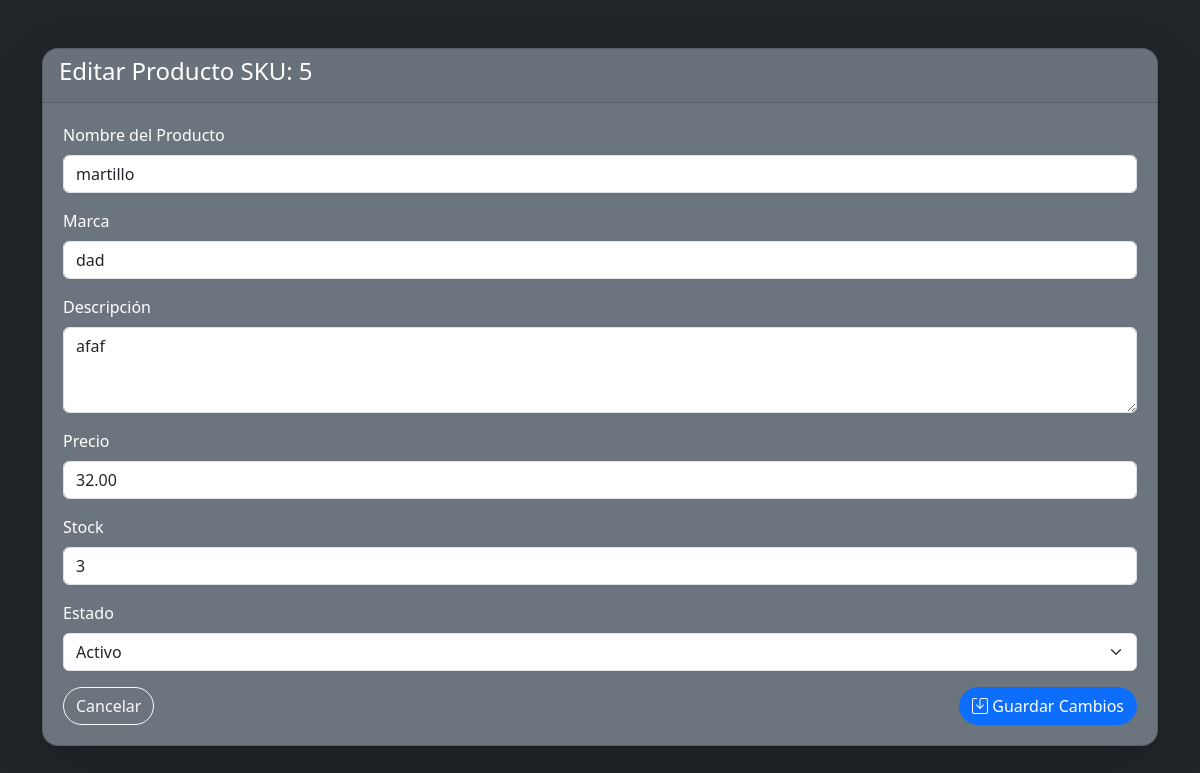
The app's page /productos/editar/5/ with its own data.
### core/models.py (models this page shows, shortened)
class Producto(models.Model):
    sku = models.AutoField(primary_key=True)  # ID autoincremental
    nombre_producto = models.CharField(max_length=100)
    marca = models.CharField(max_length=100)
    descripcion = models.CharField(max_length=255, blank=True, null=True)
    precio = models.DecimalField(max_digits=10, decimal_places=2)
    stock = models.PositiveIntegerField()
    estado_producto = models.CharField(max_length=10)

### core/views.py (the view)
# urls.py: path('productos/editar/<int:sku>/', views.editar_producto, name='producto_editar'),
def editar_producto(request, sku):
    producto = get_object_or_404(Producto, sku=sku)
    if request.method == 'POST':
        form = ProductoForm(request.POST, instance=producto)
        if form.is_valid():
            form.save()
            return redirect('inventario')
    else:
        form = ProductoForm(instance=producto)
    return render(request, 'core/bodeguero/editar_p.html', {'form': form, 'producto': producto})

### core/forms.py
class ProductoForm(forms.ModelForm):
    class Meta:
        model = Producto
        fields = ['nombre_producto', 'marca', 'descripcion', 'precio', 'stock', 'estado_producto']
        widgets = {
            'nombre_producto': forms.TextInput(attrs={'class': 'form-control'}),
            'marca': forms.TextInput(attrs={'class': 'form-control'}),
            'descripcion': forms.Textarea(attrs={'class': 'form-control', 'rows': 3}),
            'precio': forms.NumberInput(attrs={'class': 'form-control'}),
            'stock': forms.NumberInput(attrs={'class': 'form-control'}),
            'estado_producto': forms.TextInput(attrs={'class': 'form-control'}),
        }

### core/templates/core/bodeguero/editar_p.html (shortened to what this page needs)
<!DOCTYPE html>
<html lang="es">
{% load static %}
<head>
    <link href="https://cdn.jsdelivr.net/npm/bootstrap@5.3.0/dist/css/bootstrap.min.css" rel="stylesheet">
    <link href="https://cdn.jsdelivr.net/npm/bootstrap-icons@1.10.5/font/bootstrap-icons.css" rel="stylesheet">
    <link rel="stylesheet" href="{% static 'core/css/admini.css' %}">
</head>
<body class="bg-dark text-white">
<div class="container mt-5">
    <div class="card bg-secondary text-white shadow-lg rounded-4">
        <div class="card-header">
            <h4>Editar Producto {% if producto.sku %}SKU: {{ producto.sku }}{% endif %}</h4>
        </div>
        <div class="card-body">
            <form method="post">
                <div class="mb-3">
                    <label class="form-label">Nombre del Producto</label>
                    <input type="text"
                           name="nombre_producto"
                           class="form-control"
                           required
                           value="{{ producto.nombre_producto }}">
                </div>
                <div class="mb-3">
                    <label class="form-label">Marca</label>
                    <input type="text"
                           name="marca"
                           class="form-control"
                           required
                           value="{{ producto.marca }}">
                </div>
                <div class="mb-3">
                    <label class="form-label">Descripción</label>
                    <textarea name="descripcion"
                              class="form-control"
                              rows="3"
                              required>{{ producto.descripcion }}</textarea>
                </div>
                <div class="mb-3">
                    <label class="form-label">Precio</label>
                    <input type="number"
                           step="0.01"
                           name="precio"
                           class="form-control"
                           required
                           value="{{ producto.precio }}">
                </div>
                <div class="mb-3">
                    <label class="form-label">Stock</label>
                    <input type="number"
                           name="stock"
                           class="form-control"
                           required
                           value="{{ producto.stock }}">
                </div>
                <div class="mb-3">
                    <label class="form-label">Estado</label>
                    <select name="estado_producto" class="form-select" required>
                        <option value="Activo"   {% if producto.estado_producto == 'Activo'   %}selected{% endif %}>Activo</option>
                    </select>
                </div>
                <div class="d-flex justify-content-between">
                    <a href="{% url 'inventario' %}" class="btn btn-outline-light">
                        Cancelar
                    </a>
                    <button type="submit" class="btn btn-primary">
                        <i class="bi bi-save"></i> Guardar Cambios
                    </button>
                </div>
            </form>
        </div>
    </div>
</div>
</body>
</html>

### core/static/core/css/admini.css (style rules this page uses)
body { background-color: #f4f7fa; }
.card { border-radius: 10px; overflow: hidden; }
.card-header { font-size: 1.2rem; font-weight: bold; }
.card-body { padding: 20px; }
.btn { border-radius: 20px; }

### records on screen
Producto: sku "5", nombre_producto "martillo", marca "dad", descripcion "afaf", precio "32.00", stock "3"
